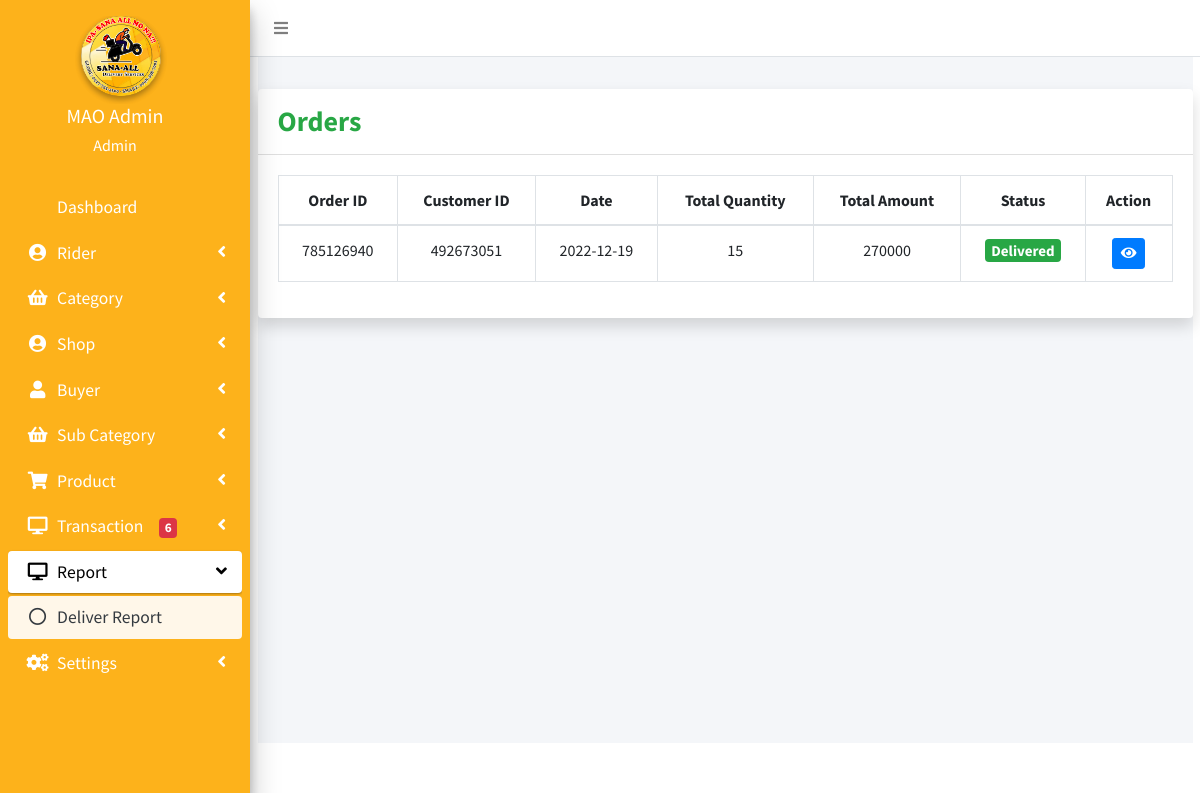
Before: /admin/report.php (signed in) with the older database file.
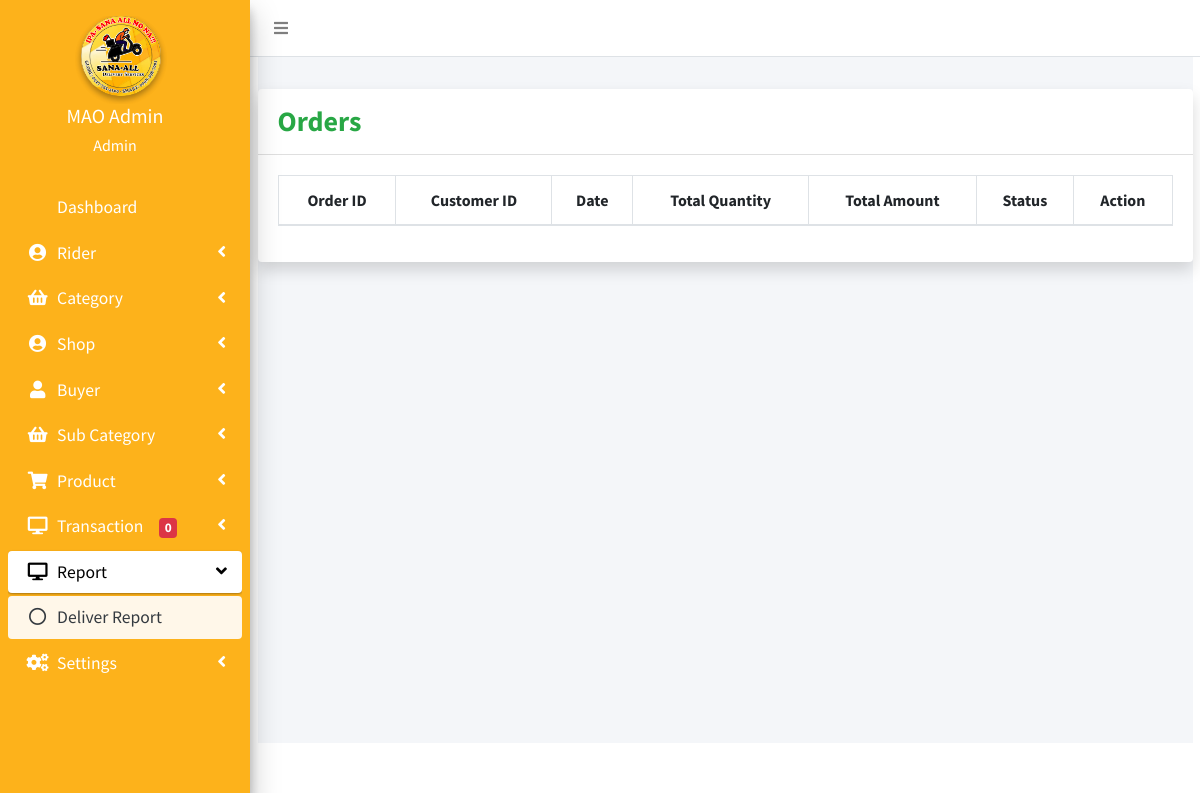
After: the same page with the newer database file.
### tables this page shows
CREATE TABLE `orders` (
  `id` int(11) NOT NULL,
  `order_id` int(11) NOT NULL,
  `farmer_id` int(11) NOT NULL,
  `customer_id` int(11) NOT NULL,
  `product_id` varchar(255) NOT NULL,
  `total_quantity` int(11) NOT NULL,
  `total_pay` int(50) NOT NULL,
  `orderDate` date NOT NULL,
  `total_q` int(50) NOT NULL,
  `total_p` int(50) NOT NULL,
  `paymentMethod` varchar(50) NOT NULL,
  `orderStatus` varchar(55) NOT NULL
);

CREATE TABLE `customer` (
  `id` int(11) NOT NULL,
  `name` varchar(255) DEFAULT NULL,
  `customer_id` varchar(50) NOT NULL,
  `photo` varchar(200) NOT NULL,
  `email` varchar(255) DEFAULT NULL,
  `customer_number` bigint(11) DEFAULT NULL,
  `password` varchar(255) DEFAULT NULL,
  `customer_address` varchar(100) NOT NULL,
  `customer_street` longtext DEFAULT NULL,
  `customer_city` varchar(255) DEFAULT NULL,
  `customer_state` varchar(255) DEFAULT NULL,
  `billingAddress` longtext DEFAULT NULL,
  `regDate` timestamp NOT NULL DEFAULT current_timestamp()
);

### admin/report.php (the view, shortened to what the changed rows need)
<?php include('include/session.php'); ?>
<?php include('include/header.php'); ?>
<?php include('include/sidebar.php'); ?>
<?php include('include/menubar.php'); ?>
<div class="content-wrapper">
    <section class="content-header">
        <h1 class="h3 mb-4 text-gray">Pending Order Transaction</h1>
    </section>
    <div class="card shadow mb-4">
        <div class="card-body">
            <div class="table-responsive">
                <table class="table table-bordered text-center" id="example1" width="100%" cellspacing="0">
                    <thead>
                        <tr>
                            <th>Order ID</th>
                            <th>Customer ID</th>
                            <th>Date</th>
                            <th>Total Quantity</th>
                            <th>Total Amount</th>
                            <th>Status</th>
                            <th>Action</th>
                        </tr>
                    </thead>
                    <tbody>
                    <?php
                    $sql = "SELECT o.order_id, o.total_q, o.total_p, o.orderDate, c.customer_id, o.orderStatus
                            FROM orders o
                            INNER JOIN customer c ON o.customer_id = c.id
                            WHERE o.orderStatus = 'Delivered'";
                    $query = mysqli_query($conn, $sql);
                    while ($row = mysqli_fetch_assoc($query)) {
                        $status = '<span class="badge badge-success" style="font-size:15px;">' . $row["orderStatus"] . '</span>';
                    ?>
                        <tr>
                            <td><?php echo htmlspecialchars($row['order_id']); ?></td>
                            <td><?php echo htmlspecialchars($row['customer_id']); ?></td>
                            <td><?php echo htmlspecialchars($row['orderDate']); ?></td>
                            <td><?php echo htmlspecialchars($row['total_q']); ?></td>
                            <td><?php echo htmlspecialchars($row['total_p']); ?></td>
                            <td><?php echo $status; ?></td>
                            <td>
                                <a href="view_order.php?id=<?php echo $row['order_id']; ?>" class="btn btn-primary btn-circle btn-sm">
                                    <i class="fas fa-eye"></i>
                                </a>
                            </td>
                        </tr>
                    <?php } ?>
                    </tbody>
                </table>
            </div>
        </div>
    </div>
</div>
<?php include 'include/footer.php'; ?>
</body>
</html>

### admin/include/sidebar.php (shortened to what the changed rows need)
<aside class="main-sidebar sidebar-dark-primary elevation-4" style="position:fixed;">
  <div class="sidebar">
    <nav class="my-3" style="font-size:17.6px; position:relative; top:-27px;">
      <ul class="nav nav-pills nav-sidebar flex-column" style="color:white;" data-widget="treeview" role="menu">
        <?php
        $sql = "SELECT
                o.order_id,
                c.customer_id,
                o.orderDate,
                o.total_q,
                o.total_p,
                o.orderStatus,
                o.paymentMethod
              FROM orders o
              JOIN customer c ON o.customer_id = c.id
              WHERE o.orderStatus NOT IN ('Delivered', 'Cancel', 'wait')";
        $query = $conn->query($sql);
        $result1 = $query->num_rows;
        ?>
        <li class="nav-item has-treeview">
          <a href="#" class="nav-link">
            <p>
              Transaction<span class="ml-3 badge badge-danger"><?php echo $result1 ?></span>
            </p>
          </a>
        </li>
      </ul>
    </nav>
  </div>
</aside>

Changed rows visible on the page:
removed orders: order "785126940", customer.customer_id "492673051", orderDate "2022-12-19", total_q "15", total_p "270000", orderStatus "Delivered"
Other visible differences:
$result1: "6" → "0"
